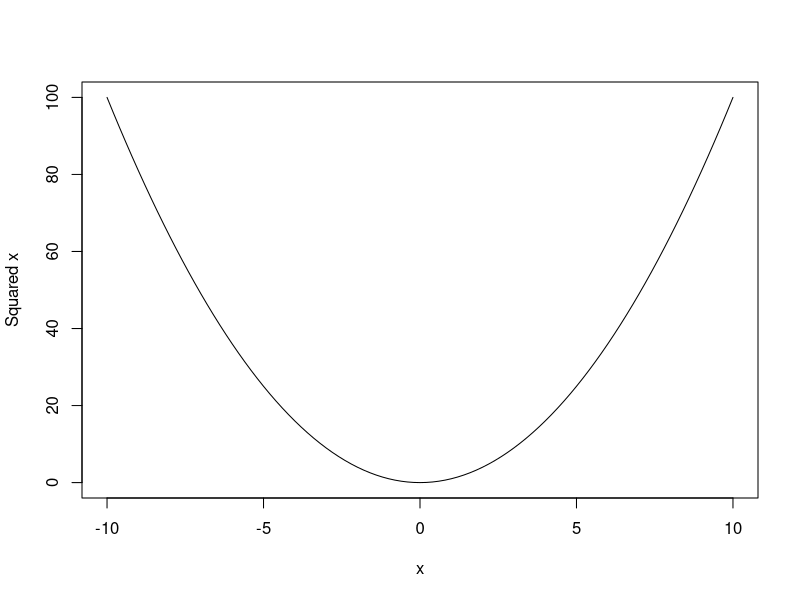
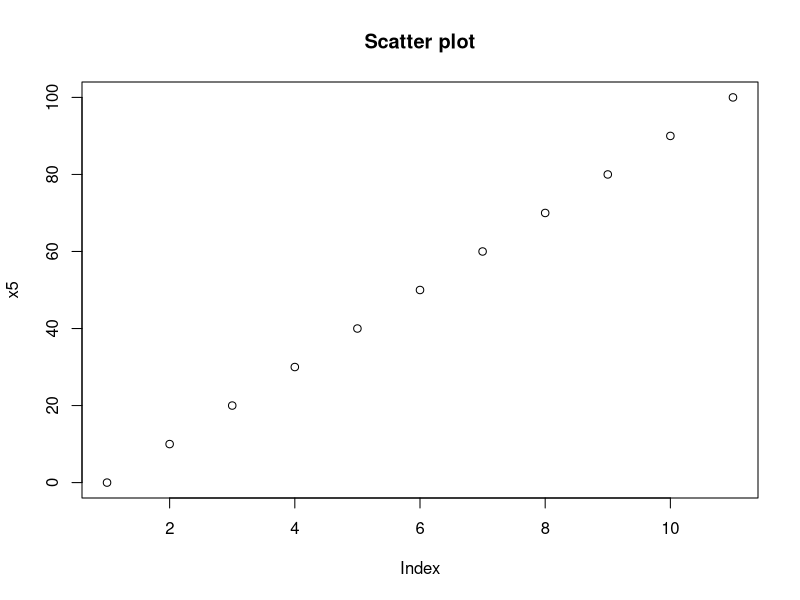
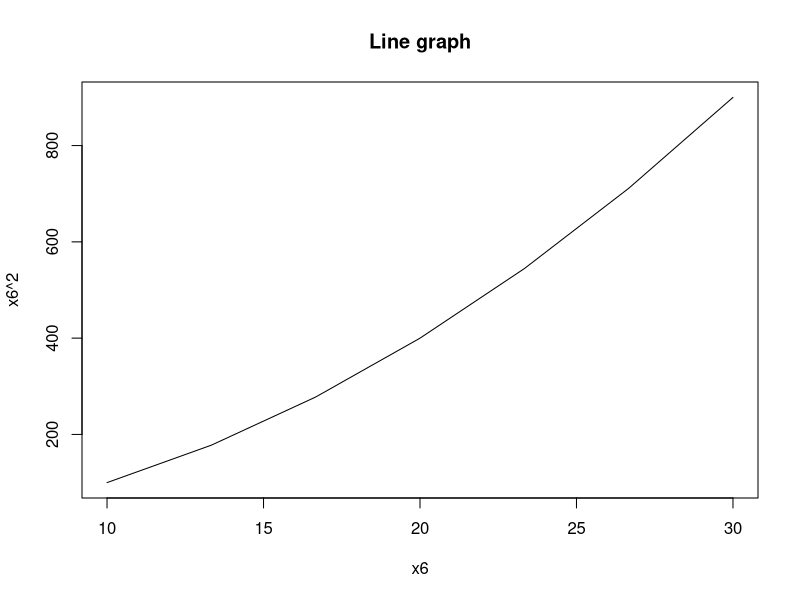

Source code (R) for these figures, in order:
## ---- chunk 1
# Load required packages
library(tidyverse)
library(dplyr)
## ---- chunk 2
# Simple arithmetic
1 + 1
## ---- chunk 3
# Complex calculation involving 
# multiplication, subtraction, division, powers, and square root
20 * 5 - 10 * (3/4) * (2^3) + sqrt(25)
## ---- chunk 4
# Assigning a value of 2 to variable x1
x1 <- 2
print(x1)
## ---- chunk 5
x2 <- 9
x2
## ---- chunk 6
# Using variable x1 
# to compute its square and assign to y1
y1 <- x1^2
y1
## ---- chunk 7
y2 <- 310 - x1 + 2*x2 - 5*y1^3
y2
## ---- chunk 8
z <- function(x) {x^2}
## ---- chunk 9
# Calling functions
exp(x1)
log(exp(x1))
## ---- chunk 10
rnorm(n = 10, mean = 0, sd = 1)
## ---- chunk 11
# Random sampling (again)
rnorm(n = 10, mean = 0, sd = 1)
## ---- chunk 12
# Random sampling (again, but with a seed)
set.seed(11)
rnorm(n = 10, mean = 0, sd = 1)
## ---- chunk 13
# random sampling (reproducing the same numbers)
set.seed(11)
rnorm(n = 10, mean = 0, sd = 1)
## ---- chunk 14
# Plotting a function
curve(z, from = -10, to = 10, xlab = "x", ylab = "Squared x")
## ---- chunk 15
# Creating vectors in different ways
x3 <- c(1, 2, 3, 4, 5)
print(x3)

x4 <- 1:7
print(x4)

x5 <- seq(from = 0, to = 100, by = 10)
print(x5)

x6 <- seq(10, 30, length = 7)
x6
## ---- chunk 16
# Scatter plot
plot(x5, type = "p", main = "Scatter plot")
## ---- chunk 17
# Line graph
plot(x = x6, y = x6^2, type = "l", main = "Line graph")
## ---- chunk 18
# Character vector
sex <- c("females", "males", "other")
sex
## ---- chunk 19
# Check data type
mode(sex)
